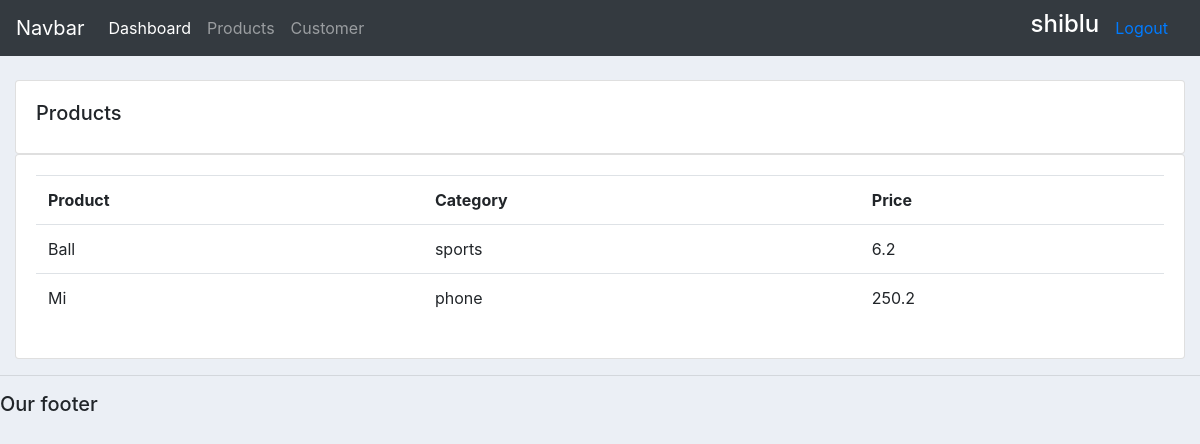
/products (signed in), run on the app's committed database.
### accounts/models.py (models this page shows, shortened)
class Products(models.Model):
    CATEGORY = (
        ('phone','Phone'),
        ('sports','Sports'),
    )
    name = models.CharField(max_length=50,null=True,blank=True)
    price = models.FloatField(null=True)
    categori = models.CharField(max_length=20,choices=CATEGORY)
    created_time = models.DateTimeField(auto_now_add=True)
    discription = models.CharField(max_length=200,null=True)

### accounts/decorator.py (the view)
		def wrapper_func(request, *args, **kwargs):
			group = None
			if request.user.groups.exists():
				group = request.user.groups.all()[0].name
			if group in allowed_roles:
				return view_func(request, *args, **kwargs)
			else:
				return HttpResponse('You are not authorized to view this page')

### accounts/decorator.py (called while the page is built)
def allowed_users(allowed_roles=[]):
	def decorator(view_func):
		def wrapper_func(request, *args, **kwargs):
			group = None
			if request.user.groups.exists():
				group = request.user.groups.all()[0].name
			if group in allowed_roles:
				return view_func(request, *args, **kwargs)
			else:
				return HttpResponse('You are not authorized to view this page')
		return wrapper_func
	return decorator

### accounts/views.py (called while the page is built)
@login_required(login_url='login')
@allowed_users(allowed_roles=['admin'])
def product(request):
    product = Products.objects.all()
    context = {
        'product':product
    }
    return render(request,'products.html',context)

### Templates/products.html
{%  extends 'main.html' %}
{% block content %}
		<br>
		<div class="row">
			<div class="col-md">
				<div class="card card-body">
					<h5>Products</h5>
				</div>
				<div class="card card-body">
					<table class="table">
						<tr>
							<th>Product</th>
							<th>Category</th>
							<th>Price</th>
						</tr>
						{%for  product in product%}
						<tr>
							<td>{{product.name}}</td>
							<td>{{product.categori}}</td>
							<td>{{product.price}}</td>
						</tr>
						{%endfor%}
					</table>
				</div>
			</div>
		</div>
{% endblock content %}

### Templates/navbar.html (shortened to what this page needs)
<nav class="navbar navbar-expand-lg navbar-dark bg-dark">
  <a class="navbar-brand" href="#">Navbar</a>
  <div class="collapse navbar-collapse" id="navbarNav">
    <ul class="navbar-nav">
      {% if request.user.is_staff %}
      <li class="nav-item active">
        <a class="nav-link" href="{% url 'home'%}">Dashboard</a>
      </li>
      <li class="nav-item">
        <a class="nav-link" href="{% url 'products'%}">Products</a>
      </li>
      <li class="nav-item">
        <a class="nav-link" href="">Customer</a>
      </li>
      {% endif %}
    </ul>
  </div>
        <a href="{% url 'account_setting'%}"><h4 style="color : white">{{request.user}}</h4></a>
        <a class="nav-link" href="{% url 'logout'%}">Logout</a>
</nav>

### Templates/main.html (style rules this page uses)
body { background-color: #ebeff5; }

### data on the page
Products: name "Ball", categori "sports", price "6.2"
Products: name "Mi", categori "phone", price "250.2"

### other printed values
{{ request.user }} "shiblu"
